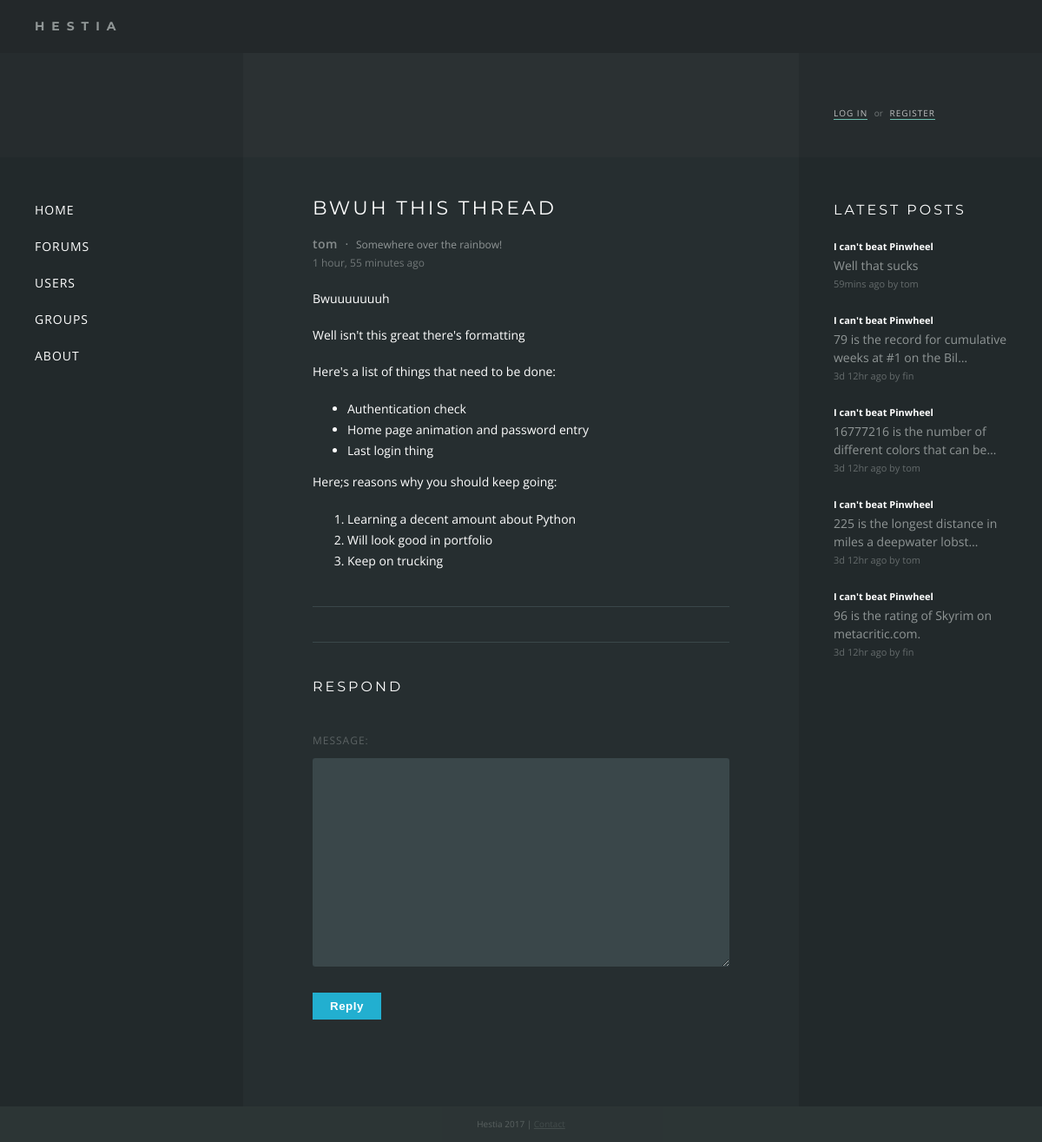
Page /forums/113/ on the committed database.
### forums/models.py (models this page shows, shortened)
class Thread(models.Model):
    title = models.CharField(max_length=200)
    message = models.CharField(max_length=200)
    posted = models.DateTimeField('date posted')
    poster = models.ForeignKey(settings.AUTH_USER_MODEL, null=True)
    def was_posted_recently(self):
    	now = timezone.now()
    	return now - datetime.timedelta(days=1) <= self.posted <= now
    was_posted_recently.posted  = True
    was_posted_recently.boolean = True
    was_posted_recently.short_description = 'Published recently?'

class Response(models.Model):
    thread = models.ForeignKey(Thread, on_delete=models.CASCADE)
    poster = models.ForeignKey(settings.AUTH_USER_MODEL)
    message = models.CharField(max_length=200)
    posted = models.DateTimeField('date posted')

### users/models.py (models this page shows, shortened)
class Profile(models.Model):
    user = models.OneToOneField(User)
    location = models.CharField(max_length=140, blank=True)
    description = models.CharField(max_length=255, blank=True)
    icon = models.ImageField(upload_to='static/icons', default='static/icons/aurora.png')

### forums/views.py (the view)
# urls.py: url(r'^(?P<thread_id>[0-9]+)/$', views.view, name='view'),
def view(request, thread_id):
    thread = get_object_or_404(Thread, pk=thread_id)
    responses_all = thread.response_set.all()
    paginator = Paginator(responses_all, 15)
    page = request.GET.get('page')
    try:
        responses = paginator.page(page)
    except PageNotAnInteger:
        if(page == 'last'):
            responses = paginator.page(paginator.num_pages)
        else:
            responses = paginator.page(1)
    except EmptyPage:
        responses = paginator.page(paginator.num_pages)
    form = ResponseForm()
    page_numbers = range(1, paginator.num_pages + 1)
    return render(request, 'forums/view.html', {'thread':thread, 'responses': responses, 'form': form, 'page_numbers': page_numbers})

### forums/forms.py
class ResponseForm(forms.Form):
    message = forms.CharField(min_length=10, widget=forms.Textarea(attrs={'class' : 'tinymce'}))

### forums/templates/forums/view.html (shortened to what this page needs)
{% extends "base.html" %}
{% block content %}
<div class="thread">
	<div class="first">
		<h1>{% block title %}{{ thread.title }}{% endblock %}</h1>
		<div class="pagination pagination-top">
		</div>
        {% if responses.number == 1 %}
			<div class="poster">
				<div class="name"><a href="/users/profile/{{ thread.poster }}">{{ thread.poster }}</a></div>
					<span>&middot;</span>
				<div class="location">{{ thread.poster.profile.location }}</div>
			</div>
			<div class="time">{{ thread.posted|timesince }} ago</div>
			<div class="post">{{ thread.message|safe }}</div>
		{% endif %}
	</div>
	<div class="pagination">
	</div>
	<div class="respond">
	<h2>Respond</h2>
		<form action="/forums/{{ thread.id }}/respond/" method="post" novalidate>
		{{ form }}
		<button type="submit" class="button button-primary">Reply</button>
		</form>
	</div>
</div>
{% endblock %}

### templates/base.html (shortened to what this page needs)
{% load static %}
{% load timesinceshort %}
<!DOCTYPE html>
<html>
<head>
	<link rel="stylesheet" type="text/css" href="{% static 'forums/style.css' %}" />
</head>
<body>
<div class="wrapper">
	<div class="header"><div class="title">Hestia</div></div>
	<div class="hero">
		<div class="box sidebar">
		</div>
		<div class="box content">
		</div>
		<div class="box sidebar auth">
		{% if user.is_authenticated %}
			<div class="name">Hello, <a href="/users/profile/{{ user.username }}">{{ user.username }}</a></div>
			<a href="/users/logout">Log out</a>
		{% else %}
			<a href="/users/login">Log in</a> <span>or</span> <a href="/users/register">Register</a>
		{% endif %}
		</div>
	</div>
	<div class="main">
		<div class="box sidebar">
			<nav>
			<ul>
			<li><a href="/">Home</a></li>
			<li><a href="/forums">Forums</a></li>
			<li><a href="/users">Users</a></li>
			<li><a href="/groups">Groups</a></li>
			<li><a href="/about">About</a></li>
			</ul>
			</nav>
		</div>
		<div class="box content">
			{% block content %}{% endblock %}
		</div>
		<div class="box sidebar">
			<div class="recent-responses">
				<h2>Latest Posts</h2>
				{% for recent_response in request.recent_responses %}
				<div class="response">
					<a href="/forums/{{ recent_response.thread.id }}?page=last#{{ recent_response.id }}">
						<div class="text-small title"><b>{{ recent_response.thread.title }}</b></div><br>
						{{ recent_response.message|striptags|truncatechars:55 }}
						<div class="text-small posted">{{ recent_response.posted|timesinceshort }} ago by {{ recent_response.poster.username }}</div>
					</a>
				</div>
				{% endfor %}
			</div>
		</div>
	</div>
	<div class="footer">Hestia 2017 | <a href="">Contact</a></div>
</div>
</body>
</html>

### forums/static/forums/style.css (style rules this page uses)
* { margin:0; padding:0; }
html, body { height: 100%; }
body { font-family: 'Open Sans', sans-serif; background: #2F3838; color: #909696; font-size: 14px; line-height: 1.5em; }
a { color: #909696; }
p { margin-bottom: 1.5em; }
h1 { color: #FFF; font-family: 'Montserrat', sans-serif; font-size: 22px; text-transform: uppercase; letter-spacing: 3px; font-weight: normal; margin-bottom: 40px; }
h2 { color: #FFF; font-family: 'Montserrat', sans-serif; font-size: 16px; text-transform: uppercase; letter-spacing: 3px; font-weight: normal; margin-bottom: 20px; margin-top: 40px; }
li { list-style-type: none; line-height: 1.7em; }
.text-small { font-size: 11px; }
.wrapper { display: table; width: 100%; }
.header { font-family: 'Montserrat', sans-serif; display: table-row; height: 1px; background: #23282A; }
.header .title { padding: 20px; padding-left: 40px; text-transform: uppercase; letter-spacing: 8px; font-weight: bold; }
.main { height: 100%; min-height: 900px; display: table; width: 100%; background: #262E30; }
.main .sidebar { width: 200px; background: #22292B; }
.hero { height: 120px; display: table; width: 100%; background: #2B3133; }
.hero .sidebar { width: 200px; background: rgba(34, 41, 43, 0.5); }
.box { display: table-cell; padding: 40px; }
.content { padding: 40px 80px; }
nav li { font-size: 14px; list-style-type: none; line-height: 3em; text-transform: uppercase; letter-spacing: 1px; }
nav li a { text-decoration: none; color: #FFF; padding: 1px 0; }
.auth { vertical-align: bottom; font-size: 10px; }
.auth span { opacity: 0.7; padding: 0 5px; }
.auth > a { text-decoration: none; text-transform: uppercase; color: #FFF; border-bottom: 1px solid #8CFEE6; letter-spacing: 1px; opacity: 0.7; }
input, textarea { width: 100%; display: block; background: rgb(58, 71, 74); border: none; color: #FFF; padding: 10px 15px; font-size: 16px; font-family: inherit; margin: 10px 0; box-sizing: border-box; border-radius: 3px; }
.button-primary { background: #22afd0; padding: 8px 20px; border: 0; color: #FFF; font-weight: bold; letter-spacing: 0.5px; margin-top: 20px; display: inline-block; margin: 20px 0; }
label { opacity: 0.5; text-transform: uppercase; letter-spacing: 1px; font-size: 12px; }
.recent-responses h2 { margin-top: 0; }
.recent-responses .response { margin-bottom: 20px; word-break: break-word; }
.recent-responses a { text-decoration: none; }
.recent-responses a .title { display: inline-block; border-bottom: 1px solid transparent; }
.recent-responses .posted { opacity: 0.6; }
.recent-responses .text-small b { color: #FFF; }
.poster .name { display: inline-block; font-weight: 600; letter-spacing: 0.5px; opacity: 0.9; }
.poster a { text-decoration: none; }
.poster .location { font-size: 12px; display: inline-block; }
.poster span { margin: 0 5px; }
.thread .time { font-size: 12px; opacity: 0.7; }
.thread .post { padding-top: 20px; color: #FFF; }
.thread .post ul { display: block; list-style-type: disc; margin-top: 1em; margin-bottom: 1em; margin-left: 0; margin-right: 0; padding-left: 40px; }
.thread .post ol { display: block; list-style-type: decimal; margin-top: 1em; margin-bottom: 1em; margin-left: 0; margin-right: 0; padding-left: 40px; }
.thread .post ul li, .thread .post ol li { list-style-type: inherit; }
.pagination { border-top: 1px solid rgb(58, 71, 74); margin-top: 40px; padding-top: 20px; text-align: right; }
.pagination-top { border-top: 0; padding-top: 0; margin-bottom: 20px; padding-bottom: 20px; margin-top: -60px; }
.respond h2 { margin-bottom: 40px; margin-top: 20px; }
.respond { border-top: 1px solid rgb(58, 71, 74); margin-top: 20px; padding-top: 20px; padding-bottom: 40px; }
.footer { display: table; height: 1px; background: #22292B; color: #444; width: 100%; text-align: center; color: #FFF; opacity: 0.2; font-size: 10px; padding: 10px 0; }

### rows in the picture
Thread: title "BWUH THIS THREAD", poster "tom", poster.profile.location "Somewhere over the rainbow!", posted "1 hour, 55 minutes", message "Bwuuuuuuuh Well isn't this great there's formatting Here's a list of things that need to be done: Authentication check Home page animation and password entry Last login thing Here;s reasons why you should keep going: Learning a decent amount about Python Will look good in portfolio Keep on trucking"
Response: thread "I can't beat Pinwheel", message "Well that sucks", posted "59mins", poster.username "tom"
Response: thread "I can't beat Pinwheel", message "79 is the record for cumulative weeks at #1 on the Bil…", posted "3d 12hr", poster.username "fin"
Response: thread "I can't beat Pinwheel", message "16777216 is the number of different colors that can be…", posted "3d 12hr", poster.username "tom"
Response: thread "I can't beat Pinwheel", message "225 is the longest distance in miles a deepwater lobst…", posted "3d 12hr", poster.username "tom"
Response: thread "I can't beat Pinwheel", message "96 is the rating of Skyrim on metacritic.com.", posted "3d 12hr", poster.username "fin"
